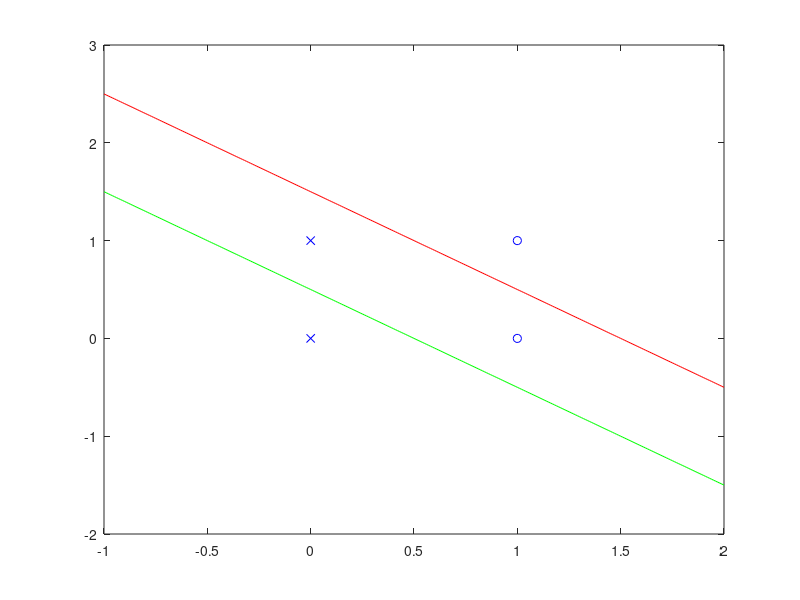

The MATLAB script that drew this image:
Q = 4;

p = [ 0 0 1 1;
      0 1 0 1];

z = [p; 1 1 1 1];
Yd = [-1  1  1 1;
      -1 -1 -1 1]; % XOR modificada

R = z*z'/Q;
H = z*Yd'/Q;
X = inv(R)*H;
W = X(1:2, :)';
b = X(3, :)';

for q = 1:Q
    e(:,q) = Yd(:, q) - (W*p(:,q) + b);
end

e


plot(p(1,1), p(2,1), 'bx', p(1,2), p(2,2), 'bx')
hold on; %axis([-0.5, 0.5, -0.5, 0.5]);
plot(p(1,3), p(2,3), 'bo', p(1,4), p(2,4), 'bo')
p1 = -1:0.01:2;
plot(p1, -b(1)/W(1,2) - W(1,1)/W(1,2)*p1, 'g')
hold on;
plot(p1, -b(2)/W(2,2) - W(2,1)/W(2,2)*p1, 'r')


